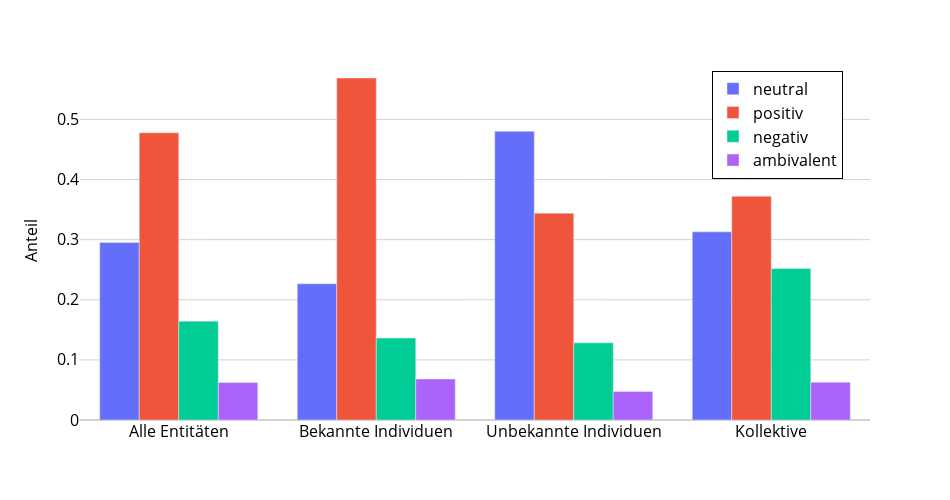

The cell this chart's notebook holds for it:
### Markdown cell above
### Ohne Zeitverlauf

### Code cell
results = (
    meta_anth_ratings
    .query("type!='4'")
    .groupby('type')['rating']
    .value_counts(normalize=True)
    .to_frame()
    .reset_index()
    .sort_values(by=['type', 'rating'])
)
add = (
    meta_anth_ratings['rating'].value_counts(normalize=True)
    .to_frame().reset_index()
    .sort_values(by='rating')
)
add['type'] = 'Alle Entitäten'
results = pd.concat([add, results])

results['type'] = results['type'].replace({
    '1' : 'Bekannte Individuen',
    '2' : 'Unbekannte Individuen',
    '3' : 'Kollektive',
    '4' : 'Nicht-menschliche Entitäten',
})
results['rating'] = results['rating'].replace({
    '0' : 'neutral',
    '1' : 'positiv',
    '2' : 'negativ',
    '3' : 'ambivalent',
})
fig = px.bar(
    results,
    x='type',
    y='proportion',
    color='rating',
    barmode='group',
    labels={'type':'','proportion':'Anteil', 'rating':''}
)
fig.update_layout(
    width=950, height=500,
    xaxis=dict(tickfont=dict(size=16), titlefont=dict(size=16)),
    yaxis=dict(tickfont=dict(size=16), titlefont=dict(size=16)),
    legend=dict(font = dict(size=16), traceorder = 'normal', x = 0.8, y = 0.97),
)
fig = update_fig_for_publication(fig)
fig.write_image(f"plots/6.5 Entitätenbewertung im Anthologiekorpus.pdf")
fig.show()

### Figure 1 — Plotly figure (JSON) as saved in the notebook; plotly's stock layout.template omitted (floating-point values rounded to 4 significant figures)
{"data": [{"alignmentgroup": "True", "hovertemplate": "=%{x}<br>Anteil=%{y}<extra></extra>", "legendgroup": "neutral", "marker": {"color": "#636efa", "pattern": {"shape": ""}}, "name": "neutral", "offsetgroup": "neutral", "orientation": "v", "showlegend": true, "textposition": "auto", "type": "bar", "x": ["Alle Entitäten", "Bekannte Individuen", "Unbekannte Individuen", "Kollektive"], "xaxis": "x", "y": [0.2955, 0.2267, 0.4802, 0.313], "yaxis": "y"}, {"alignmentgroup": "True", "hovertemplate": "=%{x}<br>Anteil=%{y}<extra></extra>", "legendgroup": "positiv", "marker": {"color": "#EF553B", "pattern": {"shape": ""}}, "name": "positiv", "offsetgroup": "positiv", "orientation": "v", "showlegend": true, "textposition": "auto", "type": "bar", "x": ["Alle Entitäten", "Bekannte Individuen", "Unbekannte Individuen", "Kollektive"], "xaxis": "x", "y": [0.4778, 0.5689, 0.3439, 0.3722], "yaxis": "y"}, {"alignmentgroup": "True", "hovertemplate": "=%{x}<br>Anteil=%{y}<extra></extra>", "legendgroup": "negativ", "marker": {"color": "#00cc96", "pattern": {"shape": ""}}, "name": "negativ", "offsetgroup": "negativ", "orientation": "v", "showlegend": true, "textposition": "auto", "type": "bar", "x": ["Alle Entitäten", "Bekannte Individuen", "Unbekannte Individuen", "Kollektive"], "xaxis": "x", "y": [0.1645, 0.1363, 0.1284, 0.2519], "yaxis": "y"}, {"alignmentgroup": "True", "hovertemplate": "=%{x}<br>Anteil=%{y}<extra></extra>", "legendgroup": "ambivalent", "marker": {"color": "#ab63fa", "pattern": {"shape": ""}}, "name": "ambivalent", "offsetgroup": "ambivalent", "orientation": "v", "showlegend": true, "textposition": "auto", "type": "bar", "x": ["Alle Entitäten", "Bekannte Individuen", "Unbekannte Individuen", "Kollektive"], "xaxis": "x", "y": [0.06231, 0.06815, 0.04754, 0.06297], "yaxis": "y"}], "layout": {"barmode": "group", "font": {"color": "black"}, "height": 500, "legend": {"bordercolor": "black", "borderwidth": 1, "font": {"size": 16}, "title": {"text": ""}, "tracegroupgap": 0, "traceorder": "normal", "x": 0.8, "y": 0.97}, "margin": {"t": 60}, "paper_bgcolor": "white", "plot_bgcolor": "white", "width": 950, "xaxis": {"anchor": "y", "autorange": true, "color": "black", "domain": [0, 1], "gridcolor": "white", "range": [-0.5, 3.5], "showgrid": false, "tickfont": {"size": 16}, "title": {"font": {"size": 16}, "text": ""}, "type": "category"}, "yaxis": {"anchor": "x", "autorange": true, "color": "black", "domain": [0, 1], "gridcolor": "lightgray", "range": [0, 0.5988], "tickfont": {"size": 16}, "title": {"font": {"size": 16}, "text": "Anteil"}, "type": "linear", "zerolinecolor": "lightgray"}}}
